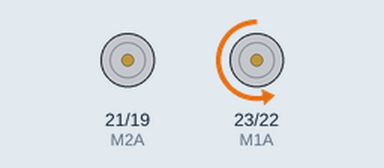
A sketch run on a simulated ESP32. On the bench: motor-driver pin pairs drawn as motors (green arrow = first pin HIGH = forward, orange = second pin HIGH = backward, longer = more drive).

Above: at 1.5 s.
At 4.5 s:
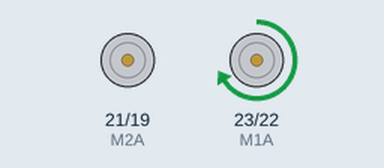
At 7.5 s:
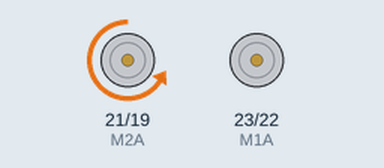
At 10.5 s:
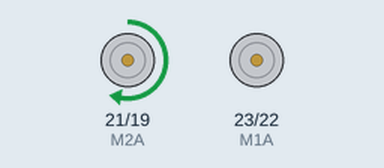
Timing chart, 0 to 15.6 s (numbered marks = the images above):
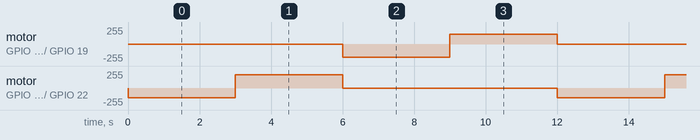

The sketch:

Prueba_Motres_Funcional.ino
```cpp
// pin left
#define M1A 23
#define M1B 22
// pin Right
#define M2A 21
#define M2B 19
//channels
#define DER_VELOCIDAD 12
#define IZQ_VELOCIDAD 14
#define DER_DIRECCION 13
#define IZQ_DIRECCION 15
#define left 1
#define right 0
#define backward 0
#define Forward 255
const int PWMFreq = 1000; /* 1 KHz */
const int PWMResolution = 8;
const int PWMSpeedChannel = 4;

void setUpPinModes()
{
  ledcSetup(IZQ_DIRECCION, 1000, 8);
  ledcSetup(IZQ_VELOCIDAD, 1000, 8);
  ledcSetup(DER_DIRECCION, 1000, 8);
  ledcSetup(DER_VELOCIDAD, 1000, 8);

  ledcAttachPin(M1A, IZQ_DIRECCION);
  ledcAttachPin(M1B, IZQ_VELOCIDAD);
  ledcAttachPin(M2A, DER_DIRECCION);
  ledcAttachPin(M2B, DER_VELOCIDAD);
}

void motor(int motor, int direccion, int velocidad) {
  if (motor == left) {
    if (direccion == 0) {
      ledcWrite(IZQ_DIRECCION, velocidad);
      ledcWrite(IZQ_VELOCIDAD, 0);
      digitalWrite(2,HIGH);
    }
    else {
      ledcWrite(IZQ_DIRECCION, 0);
      ledcWrite(IZQ_VELOCIDAD, velocidad);
    }
    // return ;
  }
  else if (motor == right) {
    if (direccion == 0) {
      ledcWrite(DER_DIRECCION, 0);
      ledcWrite(DER_VELOCIDAD, velocidad);
      digitalWrite(2,LOW);

    }
    else {
      ledcWrite(DER_DIRECCION, velocidad);
      ledcWrite(DER_VELOCIDAD, 0);
    }
    // return ;
  }
}

void setup()
{
  setUpPinModes();
  Serial.begin(115200);
  motor(left, Forward, 0);
  motor(right, Forward, 0);
}

void loop()
{
    motor(left, Forward, 150);
    motor(right, backward, 0);
    delay(3000);
    motor(right, Forward, 0);
    motor(left, backward, 200);
    delay(3000);
    motor(left, Forward, 0);
    motor(right, backward, 200);
    delay(3000);
    motor(right, Forward, 150);
    motor(left, backward, 0);
    delay(3000);
}
```

Measured:
- by itself, motor on GPIO 21 (M2A) / GPIO 19 (M2B): repeats every 12.0 s: forward 149/255 3.0 s, stopped 6.0 s, backward 199/255 3.0 s
- by itself, motor on GPIO 23 (M1A) / GPIO 22 (M1B): repeats every 12.0 s: forward 199/255 3.0 s, stopped 6.0 s, backward 149/255 3.0 s
